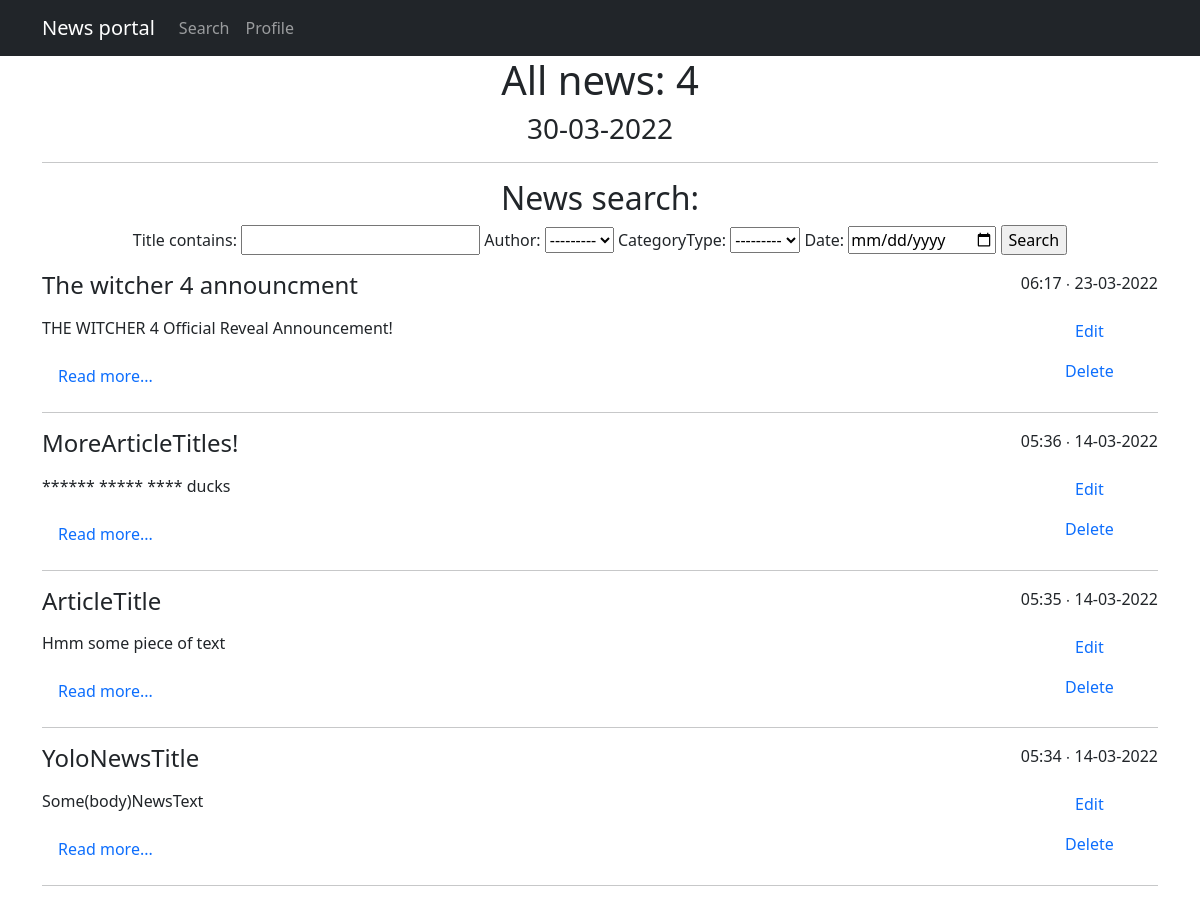
The app's page /news/search/ with its own data.
### news/models.py (models this page shows, shortened)
class Post(models.Model):
    author = models.ForeignKey(Author, on_delete = models.CASCADE)
    NEWS = 'NW'
    ARTICLE = 'AR'
    CATEGORY_CHOICES = (
        (NEWS, 'News'),
        (ARTICLE, 'Article')
    )
    categoryType = models.CharField(max_length = 2, choices = CATEGORY_CHOICES, default = ARTICLE)
    dateCreation = models.DateTimeField(auto_now_add = True)
    postCategory = models.ManyToManyField(Category, through = 'PostCategory')
    title = models.CharField(max_length = 128)
    text = models.TextField()
    rating = models.SmallIntegerField(default = 0)

### news/views.py (the view)
# urls.py: path('search/', PostSearch.as_view(), name='postSearch'),
class PostSearch(ListView):
    model = Post
    template_name = 'postSearch.html'
    context_object_name = 'search'
    ordering = '-dateCreation'
    def get_filter(self):
        return PostFilter(self.request.GET, queryset=super().get_queryset())
    def get_queryset(self):
        return self.get_filter().qs
    def get_context_data(self, *args, **kwargs):
        return {
            **super().get_context_data(*args, **kwargs),
            'filter': self.get_filter(),
            'time_now' : datetime.utcnow(),
            'length' : Post.objects.count()
        }

### news/models.py (called while the page is built)
    def __str__(self):
        return f'{self.authorUser.username}'

### news/templatetags/custom_filters.py (called while the page is built)
@register.filter(name='censor')
def censor(value):
    if not isinstance(value, str):
        raise ValueError('Cant censor not str object')
    for i in ban_words:
        value = value.replace(i[0:], '*' * len(i) )
    return value

### templates/postSearch.html (shortened to what this page needs)
{% extends 'flatpages/default.html' %}
{% load custom_filters %}
{% block content %}
<h1>All news: {{ length }}</h1>
<h3> {{ time_now|date:'d-m-Y' }} </h3>
<hr>
<h2>News search:</h2>
<form method="GET">
    {{ filter.form }}
    <input type="submit" value="Search">
</form>
{% for post in filter.qs %}
<div style="float: right"><p>{{ post.dateCreation|date:'h:i ∙ d-m-Y ' }}</p>
<a class="nav-link" href="{% url 'postUpdate' post.id %}">Edit</a>
<a class="nav-link" href="{% url 'postDelete' post.id %}">Delete</a></div>
<div align="left">
    <h4><p>{{post.title|censor}}</p></h4>
    <p>{{ post.text|truncatewords:50|censor }}</p>
    <a class="nav-link" href="{% url 'postDetail' post.id %}">Read more...</a>
    <hr>
</div>
{% endfor %}
{% endblock content %}

### records on screen
Post: dateCreation "06:17 ∙ 23-03-2022", title|censor "The witcher 4 announcment", text|censor "THE WITCHER 4 Official Reveal Announcement!"
Post: dateCreation "05:36 ∙ 14-03-2022", title|censor "MoreArticleTitles!", text|censor "****** ***** **** ducks"
Post: dateCreation "05:35 ∙ 14-03-2022", title|censor "ArticleTitle", text|censor "Hmm some piece of text"
Post: dateCreation "05:34 ∙ 14-03-2022", title|censor "YoloNewsTitle", text|censor "Some(body)NewsText"

### other values on screen
{{ length }} "4"
